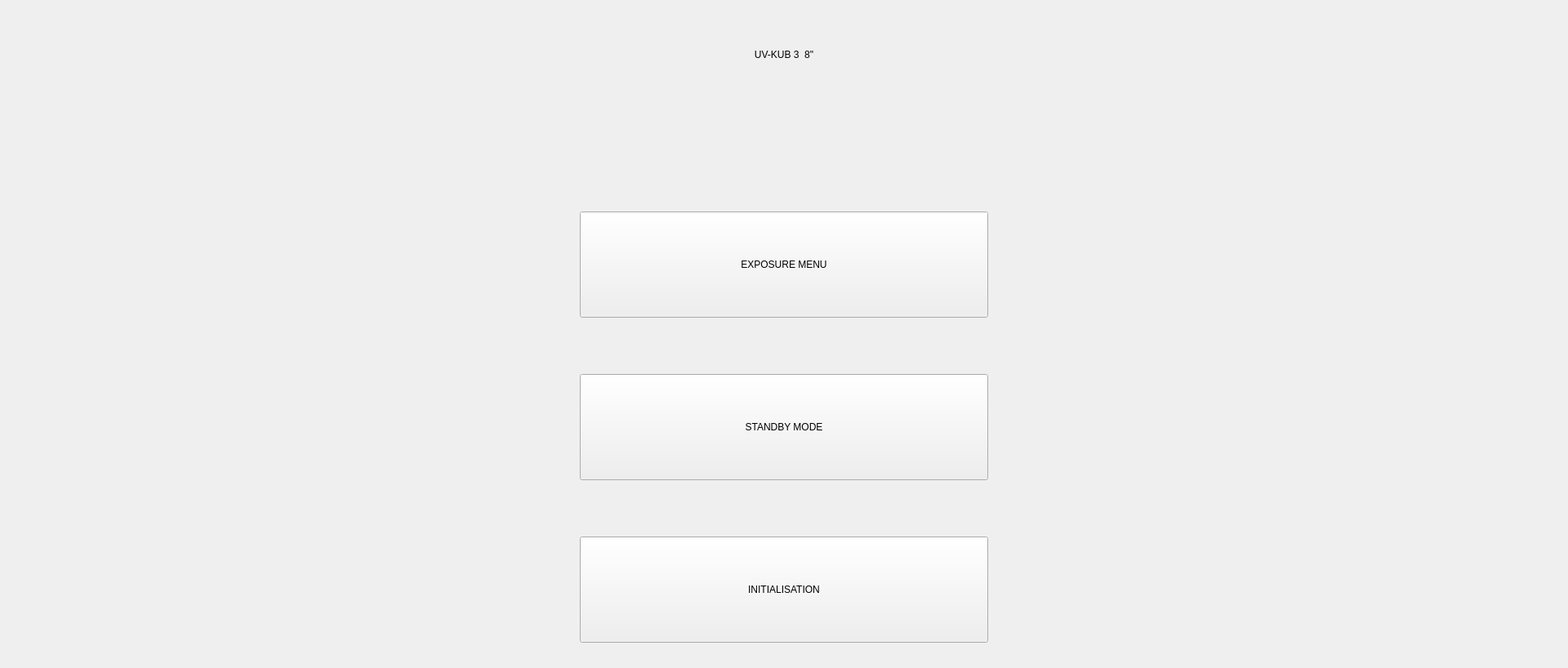
<?xml version="1.0" encoding="UTF-8"?>
<ui version="4.0">
 <class>HomeView</class>
 <widget class="QWidget" name="HomeView">
  <property name="geometry">
   <rect>
    <x>0</x>
    <y>0</y>
    <width>1920</width>
    <height>818</height>
   </rect>
  </property>
  <property name="sizePolicy">
   <sizepolicy hsizetype="Fixed" vsizetype="Fixed">
    <horstretch>0</horstretch>
    <verstretch>0</verstretch>
   </sizepolicy>
  </property>
  <property name="minimumSize">
   <size>
    <width>1920</width>
    <height>818</height>
   </size>
  </property>
  <property name="maximumSize">
   <size>
    <width>1920</width>
    <height>925</height>
   </size>
  </property>
  <property name="windowTitle">
   <string>Form</string>
  </property>
  <property name="styleSheet">
   <string notr="true">


#FormSplashScreen
{
background-color: rgb(255, 255, 255);
}

</string>
  </property>
  <property name="styleClass" stdset="0">
   <string>superview</string>
  </property>
  <layout class="QGridLayout" name="gridLayout">
   <property name="leftMargin">
    <number>0</number>
   </property>
   <property name="topMargin">
    <number>0</number>
   </property>
   <property name="rightMargin">
    <number>0</number>
   </property>
   <property name="bottomMargin">
    <number>0</number>
   </property>
   <property name="horizontalSpacing">
    <number>0</number>
   </property>
   <property name="verticalSpacing">
    <number>10</number>
   </property>
   <item row="0" column="1">
    <spacer name="verticalSpacer_3">
     <property name="orientation">
      <enum>Qt::Orientation::Vertical</enum>
     </property>
     <property name="sizeType">
      <enum>QSizePolicy::Policy::Fixed</enum>
     </property>
     <property name="sizeHint" stdset="0">
      <size>
       <width>20</width>
       <height>60</height>
      </size>
     </property>
    </spacer>
   </item>
   <item row="1" column="0" colspan="3">
    <widget class="QLabel" name="mainTitle">
     <property name="text">
      <string>UV-KUB 3  8&quot;</string>
     </property>
     <property name="alignment">
      <set>Qt::AlignmentFlag::AlignHCenter|Qt::AlignmentFlag::AlignTop</set>
     </property>
     <property name="textClass" stdset="0">
      <string>normtitle</string>
     </property>
    </widget>
   </item>
   <item row="4" column="0" colspan="3">
    <widget class="QWidget" name="widget" native="true">
     <property name="maximumSize">
      <size>
       <width>16777215</width>
       <height>800</height>
      </size>
     </property>
     <layout class="QGridLayout" name="gridLayout_2">
      <property name="leftMargin">
       <number>48</number>
      </property>
      <property name="topMargin">
       <number>24</number>
      </property>
      <property name="rightMargin">
       <number>48</number>
      </property>
      <property name="horizontalSpacing">
       <number>96</number>
      </property>
      <property name="verticalSpacing">
       <number>48</number>
      </property>
      <item row="1" column="2" rowspan="3">
       <widget class="NavButton" name="waferBtn" native="true"/>
      </item>
      <item row="3" column="1">
       <widget class="QPushButton" name="btnInitialization">
        <property name="minimumSize">
         <size>
          <width>0</width>
          <height>130</height>
         </size>
        </property>
        <property name="maximumSize">
         <size>
          <width>500</width>
          <height>130</height>
         </size>
        </property>
        <property name="text">
         <string>INITIALISATION</string>
        </property>
        <property name="styleClass" stdset="0">
         <string>clearradius</string>
        </property>
        <property name="class" stdset="0">
         <string>text-medium color-white button-fat text-bold border-radius-25 bg-orange</string>
        </property>
       </widget>
      </item>
      <item row="2" column="1">
       <widget class="QPushButton" name="mainSubmenuStandByBtn">
        <property name="sizePolicy">
         <sizepolicy hsizetype="Minimum" vsizetype="MinimumExpanding">
          <horstretch>0</horstretch>
          <verstretch>0</verstretch>
         </sizepolicy>
        </property>
        <property name="minimumSize">
         <size>
          <width>0</width>
          <height>130</height>
         </size>
        </property>
        <property name="maximumSize">
         <size>
          <width>500</width>
          <height>130</height>
         </size>
        </property>
        <property name="styleSheet">
         <string notr="true"/>
        </property>
        <property name="text">
         <string>STANDBY MODE</string>
        </property>
        <property name="styleClass" stdset="0">
         <string>clearradius</string>
        </property>
        <property name="class" stdset="0">
         <string>text-medium color-white button-fat text-bold  border-radius-25 bg-blue-kloe</string>
        </property>
       </widget>
      </item>
      <item row="0" column="1">
       <spacer name="verticalSpacer">
        <property name="orientation">
         <enum>Qt::Orientation::Vertical</enum>
        </property>
        <property name="sizeType">
         <enum>QSizePolicy::Policy::Fixed</enum>
        </property>
        <property name="sizeHint" stdset="0">
         <size>
          <width>20</width>
          <height>130</height>
         </size>
        </property>
       </spacer>
      </item>
      <item row="1" column="0" rowspan="3">
       <widget class="NavButton" name="maskBtn" native="true"/>
      </item>
      <item row="1" column="1">
       <widget class="QPushButton" name="mainSubmenuExposureBtn">
        <property name="sizePolicy">
         <sizepolicy hsizetype="Minimum" vsizetype="MinimumExpanding">
          <horstretch>0</horstretch>
          <verstretch>0</verstretch>
         </sizepolicy>
        </property>
        <property name="minimumSize">
         <size>
          <width>0</width>
          <height>130</height>
         </size>
        </property>
        <property name="maximumSize">
         <size>
          <width>500</width>
          <height>130</height>
         </size>
        </property>
        <property name="styleSheet">
         <string notr="true"/>
        </property>
        <property name="text">
         <string>EXPOSURE MENU</string>
        </property>
        <property name="styleClass" stdset="0">
         <string>clearradius</string>
        </property>
        <property name="class" stdset="0">
         <string>text-medium color-white button-fat text-bold  border-radius-25 bg-blue-kloe</string>
        </property>
       </widget>
      </item>
     </layout>
    </widget>
   </item>
  </layout>
 </widget>
 <customwidgets>
  <customwidget>
   <class>NavButton</class>
   <extends>QWidget</extends>
   <header>Views/Components/NavButton.h</header>
   <container>1</container>
  </customwidget>
 </customwidgets>
 <resources>
  <include location="../resources.qrc"/>
 </resources>
 <connections/>
</ui>
